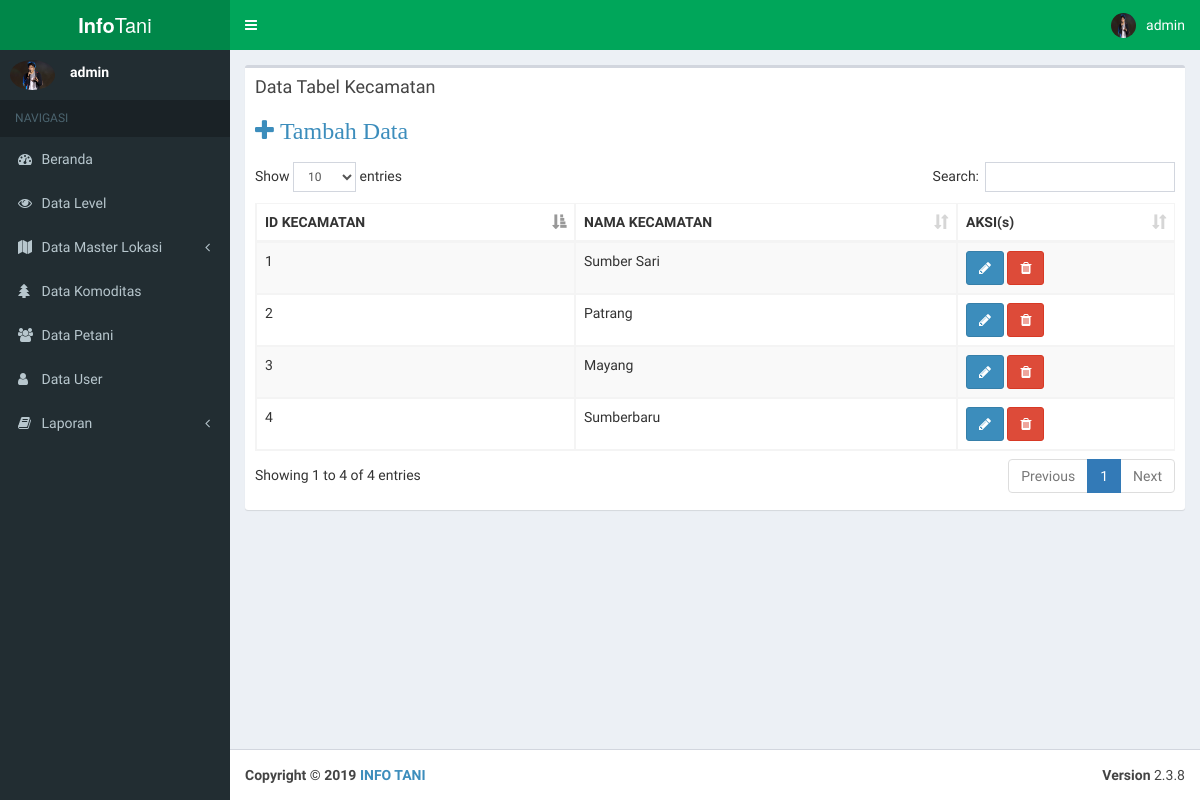
/Pages/Admin/viewkecamatan.php (signed in), run on an earlier commit of the app's database.
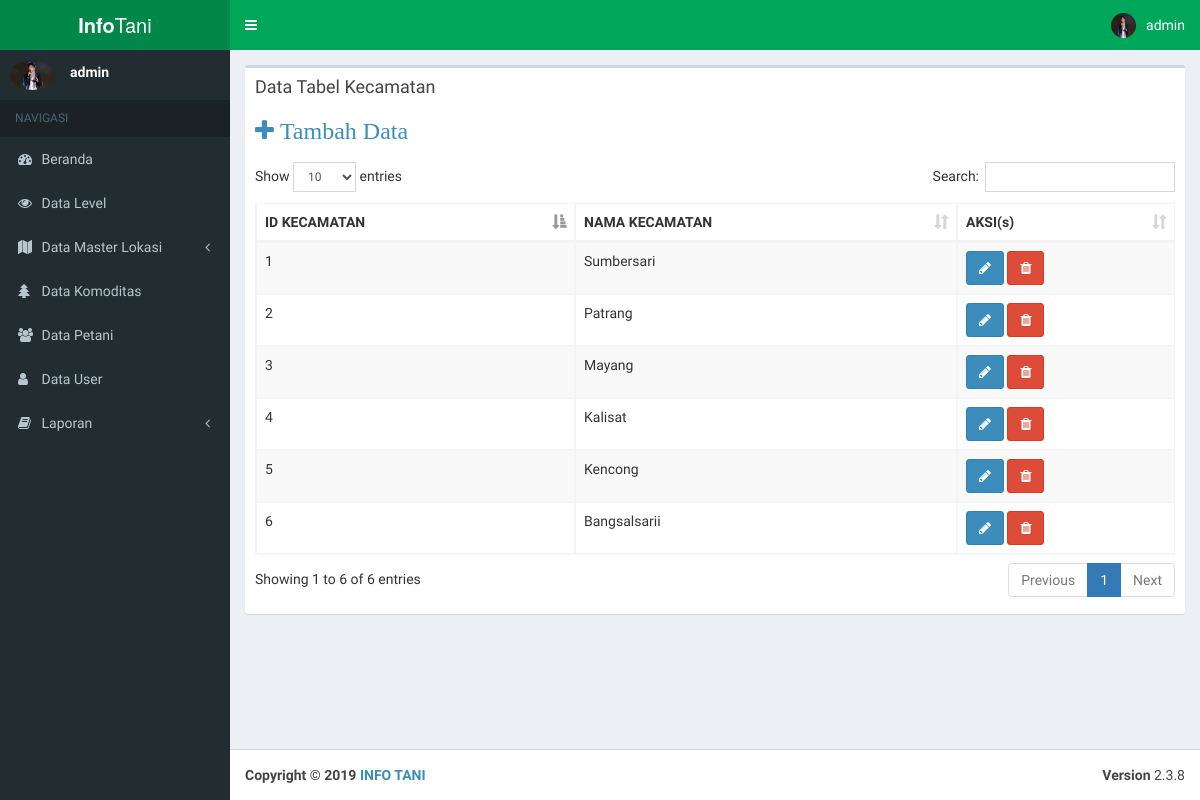
And on a later commit of the database.
### tables this page shows
CREATE TABLE `kecamatan` (
  `ID_KECAMATAN` int(11) NOT NULL,
  `NAMA_KECAMATAN` varchar(20) DEFAULT NULL
);

### Pages/Admin/viewkecamatan.php (the view, shortened to what this page needs)
<!DOCTYPE html>
<html>
<?php
        include_once "../_partials/head.php";
?>
<body class="hold-transition skin-green sidebar-mini">
<div class="wrapper">
    <?php
            include_once "../_partials/header.php";
    ?>
  <aside class="main-sidebar">
    <?php
        include_once "../_partials/sidebar.php";
    ?>
  </aside>
  <div class="content-wrapper">
    <section class="content">
      <div class="row">
        <div class="col-xs-12">
          <div class="box">
            <div class="box-header">
              <h3 class="box-title">Data Tabel Kecamatan</h3>
              <h3><a href="tambahkecamatan.php"><span class="fa fa-plus" style="position:static;float:Left"> Tambah Data</span></a></h3>
            </div>
            <div class="box-body table-responsive">
              <table id="example1" class="table table-bordered table-striped">
                <thead class="thead-dark">
                <tr>
                  <th>ID KECAMATAN</th>
                  <th>NAMA KECAMATAN</th>
                  <th>AKSI(s)</th>
                </tr>
                </thead>
                <tbody>
                    <?php
                    require_once "../../controller/admin/koneksi.php";
                    $query = mysqli_query($koneksi, "SELECT * FROM kecamatan");
                    while($data = mysqli_fetch_array($query)) {
                    ?>
                    <tr>
                        <td><?php echo $data ['ID_KECAMATAN'];?></td>
                        <td><?php echo $data ['NAMA_KECAMATAN'];?></td>
                        <td>
                        <a href="ubahkecamatan.php?id=<?php echo $data['ID_KECAMATAN'];?>"><button class="pilih btn btn-primary"><span class="fa fa-pencil">
                        </span></button></a>
                        <a href="#del<?php echo $data['ID_KECAMATAN'];?>" data-toggle="modal" class="btn btn-danger"><span class="fa fa-trash"></a>
                        </td>
                    </tr>
                    <?php
                    } ?>
                </tbody>
              </table>
            </div>
          </div>
        </div>
      </div>
    </section>
  </div>
  <?php
        include_once "../_partials/footer.php";
  ?>
</div>
</body>
</html>

What changed in the data, as far as the page shows it:
changed kecamatan id 1: NAMA_KECAMATAN "Sumber Sari" → "Sumbersari"
changed kecamatan id 4: NAMA_KECAMATAN "Sumberbaru" → "Kalisat"
added kecamatan: ID_KECAMATAN "5", NAMA_KECAMATAN "Kencong"
added kecamatan: ID_KECAMATAN "6", NAMA_KECAMATAN "Bangsalsarii"
Also different on the page:
text written by a page script: "Show entries Search: Showing 1 to 4 of 4 entries Previous 1 Next" → "Show entries Search: Showing 1 to 6 of 6 entries Previous 1 Next"
